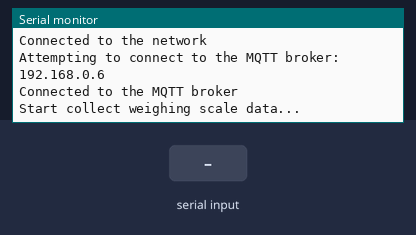
Bench run of a sketch on a simulated Arduino MKR. Shown: the last lines printed to the serial monitor. Inputs (shaded band) come from the test bench. WiFi joins after 1.5 s; servers stay silent unless stated; no MQTT or app messages arrive unless stated.

Above: at 10.6 s.
10.7 s: "1\n" received over the second serial link
At 12.0 s:
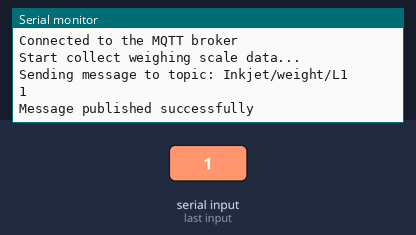
12.3 s: "0\n" received over the second serial link
At 13.5 s:
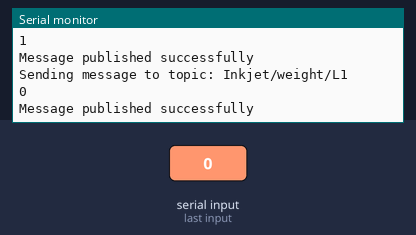
13.8 s: "2\n" received over the second serial link
At 15.1 s:
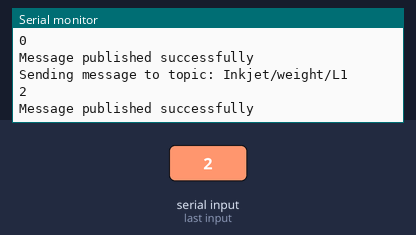

Measured:
- after the input at 10.7 s, the serial monitor: prints a new line after 0.18 s (image 1)
- after the input at 12.3 s, the serial monitor: prints a new line after 0.19 s (image 2)
- after the input at 13.8 s, the serial monitor: prints a new line after 0.19 s (image 3)

The sketch:

sketch_jun19b.ino
```cpp
#include <Wire.h>
#include <ArduinoMqttClient.h>
#include <WiFiNINA.h>
#include "arduino_secrets.h"
#include <SoftwareSerial.h>

// Pin assignments
const SoftwareSerial Scale(0, 1); // RX, TX

// Wi-Fi and MQTT credentials
char ssid[] = SECRET_SSID;      // Network SSID (name)
char pass[] = SECRET_PASS;      // Network password

// MQTT settings
const char broker[] = "192.168.0.6";
int port = 1883;
const char topic[] = "Inkjet/weight/L1";

// Time interval for connection attempts
const unsigned long interval = 8000;
unsigned long previousMillis = 0;

WiFiClient wifiClient;
MqttClient mqttClient(wifiClient);

void connectToWiFiAndMQTT();

void setup() {
  Serial.begin(9600);

  while (!Serial) {
    ; // Wait for serial port to connect. Needed for native USB port only
  }

  Scale.begin(9600);
  connectToWiFiAndMQTT();
}

void loop() {
  mqttClient.poll();

  // Check if the Wi-Fi or MQTT connection is lost
  if (WiFi.status() != WL_CONNECTED || !mqttClient.connected()) {
    // Attempt to reconnect to Wi-Fi and MQTT
    connectToWiFiAndMQTT();
  } else {
    char weight[20]; // Array to store the weight value

    // Collect ASCII readings from weighing scale
    if (Scale.available()) {
      static int weightIndex = 0; // Index for weight array
      char c = Scale.read() & 0x7F; // Read a character from the scale
      if (c == '\n') {
        weight[weightIndex] = '\0'; // Null-terminate the weight array
        //Serial.println(weight); // Output the weight to Serial monitor
        publishMessage(topic, weight); // Publish the weight to MQTT
        weightIndex = 0; // Reset the weight array index
      } else {
        weight[weightIndex] = c; // Store the character in the weight array
        weightIndex++;
        if (weightIndex >= sizeof(weight) - 1) {
          weightIndex = 0; // Reset the weight array index if it reaches the end
        }
      }
    }
  }

  // Wait for a short delay
  delay(100);
}

void connectToWiFiAndMQTT() {
  unsigned long currentMillis = millis();

  if (currentMillis - previousMillis >= interval) {
    previousMillis = currentMillis;

    // Check if Wi-Fi is disconnected
    if (WiFi.status() != WL_CONNECTED) {
      Serial.print("Attempting to connect to WPA SSID: ");
      Serial.println(ssid);

      int retryCount = 0;
      while (WiFi.begin(ssid, pass) != WL_CONNECTED && retryCount < 5) {
        Serial.print(".");
        delay(5000);
        retryCount++;
      }

      if (WiFi.status() == WL_CONNECTED) {
        Serial.println("Connected to the network");
      } else {
        // Unable to connect to Wi-Fi, handle the error or retry
        Serial.println("Failed to connect to the network");
        return;
      }
    }

    // Check if MQTT is disconnected
    if (!mqttClient.connected()) {
      Serial.print("Attempting to connect to the MQTT broker: ");
      Serial.println(broker);

      int retryCount = 0;
      while (!mqttClient.connect(broker, port) && retryCount < 5) {
        Serial.print("MQTT connection failed! Error code = ");
        Serial.println(mqttClient.connectError());
        delay(5000);
        retryCount++;
      }

      if (mqttClient.connected()) {
        Serial.println("Connected to the MQTT broker");
        Serial.println("Start collect weighing scale data...");
      } else {
        // Unable to connect to MQTT, handle the error or retry
        Serial.println("Failed to connect to the MQTT broker");
        return;
      }
    }
  }
}

bool publishMessage(const char* topic, const char* message) {
  Serial.print("Sending message to topic: ");
  Serial.println(topic);
  Serial.println(message);

  if (mqttClient.beginMessage(topic)) {
    mqttClient.print(message);
    if (mqttClient.endMessage()) {
      Serial.println("Message published successfully");
      return true;
    } else {
      Serial.println("Error occurred while publishing the message");
      return false;
    }
  } else {
    Serial.println("Error occurred while beginning the message");
    return false;
  }
}
```

arduino_secrets.h
```cpp
#define SECRET_SSID "OF030 7854"
#define SECRET_PASS "92w?7S36"
```
